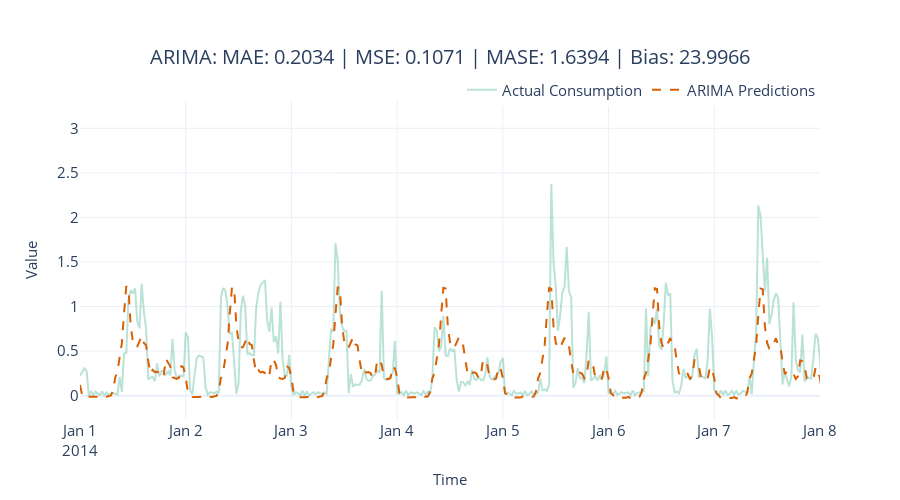

The code cell stored with this chart in its notebook:
### Code cell
fig = plot_forecast(pred_df, forecast_columns=["arima_predictions"], forecast_display_names=['ARIMA Predictions'])
fig = format_plot(fig, title=f"ARIMA: MAE: {metrics['MAE']:.4f} | MSE: {metrics['MSE']:.4f} | MASE: {metrics['MASE']:.4f} | Bias: {metrics['Forecast Bias']:.4f}")
fig.update_xaxes(type="date", range=["2014-01-01", "2014-01-08"])
fig.write_image("imgs/chapter_4/arima.png")
fig.show()

### Figure 1 — Plotly figure (JSON) as saved in the notebook; plotly's stock layout.template omitted (floating-point values rounded to 4 significant figures; data arrays with more than 128 entries replaced by an {"elided": "..."} marker saying what was removed)
{"data": [{"line": {"color": "rgba(27,158,119, 0.3)"}, "mode": "lines", "name": "Actual Consumption", "type": "scatter", "x": {"elided": "1488 str values"}, "y": {"elided": "1488 float values"}}, {"line": {"color": "rgba(217,95,2, 1)", "dash": "dash"}, "mode": "lines", "name": "ARIMA Predictions", "type": "scatter", "x": {"elided": "1488 str values"}, "y": {"elided": "1488 float values"}}], "layout": {"autosize": false, "height": 500, "legend": {"font": {"size": 15}, "orientation": "h", "title": {}, "x": 1, "xanchor": "right", "y": 0.98, "yanchor": "bottom"}, "title": {"font": {"size": 20}, "text": "ARIMA: MAE: 0.2034 | MSE: 0.1071 | MASE: 1.6394 | Bias: 23.9966", "x": 0.5, "xanchor": "center", "yanchor": "top"}, "width": 900, "xaxis": {"range": ["2014-01-01", "2014-01-08"], "tickfont": {"size": 15}, "title": {"font": {"size": 15}, "text": "Time"}, "type": "date"}, "yaxis": {"autorange": true, "range": [-0.2731, 3.318], "tickfont": {"size": 15}, "title": {"font": {"size": 15}, "text": "Value"}, "type": "linear"}}}
